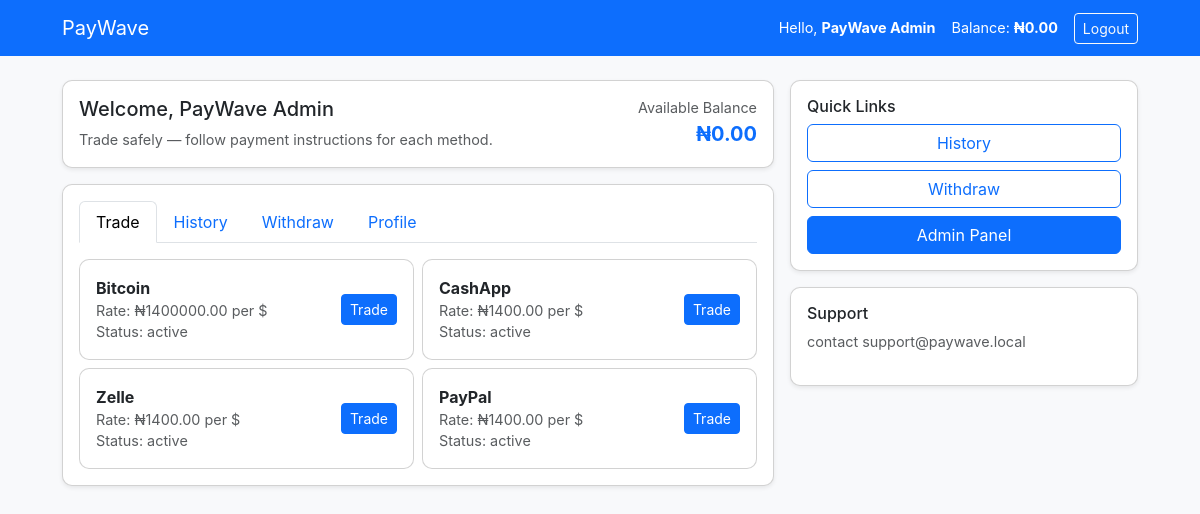
The app's page /dashboard (signed in) with its own data.
### tables this page shows
CREATE TABLE users(
        id INTEGER PRIMARY KEY AUTOINCREMENT,
        email TEXT UNIQUE,
        name TEXT,
        password TEXT,
        balance_ngn REAL DEFAULT 0,
        role TEXT DEFAULT 'user'
    );

CREATE TABLE rates(
        id INTEGER PRIMARY KEY AUTOINCREMENT,
        method TEXT UNIQUE,
        rate_ngn_per_usd REAL,
        tag TEXT,
        status TEXT DEFAULT 'active'
    );

### app.py (the view)
@app.route("/dashboard")
def dashboard():
    if not session.get("user_id"):
        return redirect(url_for("login"))
    db = get_db()
    rates = db.execute("SELECT * FROM rates WHERE status='active' OR status='locked'").fetchall()
    trades = db.execute("SELECT * FROM trades WHERE user_id=? ORDER BY created_at DESC", (session["user_id"],)).fetchall()
    withdrawals = db.execute("SELECT * FROM withdrawals WHERE user_id=? ORDER BY created_at DESC", (session["user_id"],)).fetchall()
    user = db.execute("SELECT id,email,name,balance_ngn FROM users WHERE id=?", (session["user_id"],)).fetchone()
    return render_template("dashboard.html", rates=rates, trades=trades, withdrawals=withdrawals, user=user)

### app.py (called while the page is built)
def get_db():
    db = getattr(g, "_db", None)
    if db is None:
        db = g._db = sqlite3.connect(DB)
        db.row_factory = sqlite3.Row
    return db

@app.context_processor
def inject_user():
    uid = session.get("user_id")
    if not uid:
        return dict(current_user=None, is_admin=False)
    db = get_db()
    row = db.execute("SELECT id,email,name,balance_ngn,role FROM users WHERE id=?", (uid,)).fetchone()
    if not row:
        return dict(current_user=None, is_admin=False)
    return dict(current_user=row, is_admin=(row["role"] == "admin"))

### templates/dashboard.html (shortened to what this page needs)
{% extends "base.html" %}
{% block content %}
<div class="row g-3">
  <div class="col-md-8">
    <div class="card mb-3 shadow-sm p-3">
      <div class="d-flex justify-content-between">
        <div>
          <h5>Welcome, {{ user.name or user.email }}</h5>
          <div class="small text-muted">Trade safely — follow payment instructions for each method.</div>
        </div>
        <div class="text-end">
          <div class="small text-muted">Available Balance</div>
          <div style="font-size:20px;font-weight:700;color:#0d6efd">₦{{ '%.2f'|format(user.balance_ngn) }}</div>
        </div>
      </div>
    </div>
    <div class="card p-3 mb-3 shadow-sm">
      <ul class="nav nav-tabs">
        <li class="nav-item"><a class="nav-link active" data-bs-toggle="tab" href="#trade">Trade</a></li>
        <li class="nav-item"><a class="nav-link" data-bs-toggle="tab" href="#history">History</a></li>
        <li class="nav-item"><a class="nav-link" data-bs-toggle="tab" href="#withdraw">Withdraw</a></li>
        <li class="nav-item"><a class="nav-link" data-bs-toggle="tab" href="#profile">Profile</a></li>
      </ul>
      <div class="tab-content mt-3">
        <div class="tab-pane show active" id="trade">
          <div class="row g-2">
            {% for r in rates %}
              <div class="col-md-6">
                <div class="card">
                  <div class="card-body d-flex justify-content-between align-items-center">
                    <div>
                      <div class="fw-bold">{{ r['method'] }}</div>
                      <div class="small text-muted">Rate: ₦{{ '%.2f'|format(r['rate_ngn_per_usd']) }} per $</div>
                      <div class="small text-muted">Status: {{ r['status'] }}</div>
                    </div>
                    <div>
                      {% if r['status']=='active' %}
                        <button class="btn btn-primary btn-sm" data-bs-toggle="modal" data-bs-target="#tradeModal" data-method="{{ r['method'] }}">Trade</button>
                      {% else %}
                        <button class="btn btn-outline-secondary btn-sm" disabled>Locked</button>
                      {% endif %}
                    </div>
                  </div>
                </div>
              </div>
            {% endfor %}
          </div>
        </div>
      </div>
    </div>
  </div>
  <div class="col-md-4">
    <div class="card shadow-sm p-3 mb-3">
      <h6>Quick Links</h6>
      <div class="d-grid gap-2">
        <a class="btn btn-outline-primary" href="#history" onclick="bootstrap.Tab.getOrCreateInstance(document.querySelector('[href=\"#history\"]')).show()">History</a>
        <a class="btn btn-outline-primary" href="#withdraw" onclick="bootstrap.Tab.getOrCreateInstance(document.querySelector('[href=\"#withdraw\"]')).show()">Withdraw</a>
        {% if is_admin %}<a class="btn btn-primary" href="/admin">Admin Panel</a>{% endif %}
      </div>
    </div>
    <div class="card shadow-sm p-3">
      <h6>Support</h6>
      <p class="small text-muted">contact support@paywave.local</p>
    </div>
  </div>
</div>
{% endblock %}

### templates/base.html (shortened to what this page needs)
<!doctype html>
<html>
<head>
  <link href="https://cdn.jsdelivr.net/npm/bootstrap@5.3.2/dist/css/bootstrap.min.css" rel="stylesheet">
  <link href="/static/style.css" rel="stylesheet">
</head>
<body>
<nav class="navbar navbar-expand-lg" style="background:#0d6efd;">
  <div class="container">
    <a class="navbar-brand text-white" href="/">PayWave</a>
    <div class="d-flex align-items-center">
      {% if current_user %}
        <div class="text-white me-3 small">Hello, <strong>{{ current_user.name or current_user.email }}</strong></div>
        <div class="text-white me-3 small">Balance: <strong>₦{{ '%.2f'|format(current_user.balance_ngn) }}</strong></div>
        <a class="btn btn-outline-light btn-sm" href="/logout">Logout</a>
      {% else %}
        <a class="btn btn-outline-light btn-sm me-2" href="/login">Login</a>
        <a class="btn btn-light btn-sm" href="/register">Register</a>
      {% endif %}
    </div>
  </div>
</nav>
<div class="container my-4">
  {% block content %}{% endblock %}
</div>
</body>
</html>

### static/style.css (style rules this page uses)
:root { --primary:#0d6efd;--muted:#6c757d;--bg:#f8f9fb }
body { background:var(--bg);font-family:Inter,Segoe UI,Arial;margin:0;color:#212529 }
.navbar { background:var(--primary)!important }
.container { max-width:1100px }
.card { border-radius:10px }
.small { font-size:0.9rem }

### records on screen
users: name "PayWave Admin", balance_ngn "0.00"
rates: method "Bitcoin", rate_ngn_per_usd "1400000.00", status "active"
rates: method "CashApp", rate_ngn_per_usd "1400.00", status "active"
rates: method "Zelle", rate_ngn_per_usd "1400.00", status "active"
rates: method "PayPal", rate_ngn_per_usd "1400.00", status "active"
